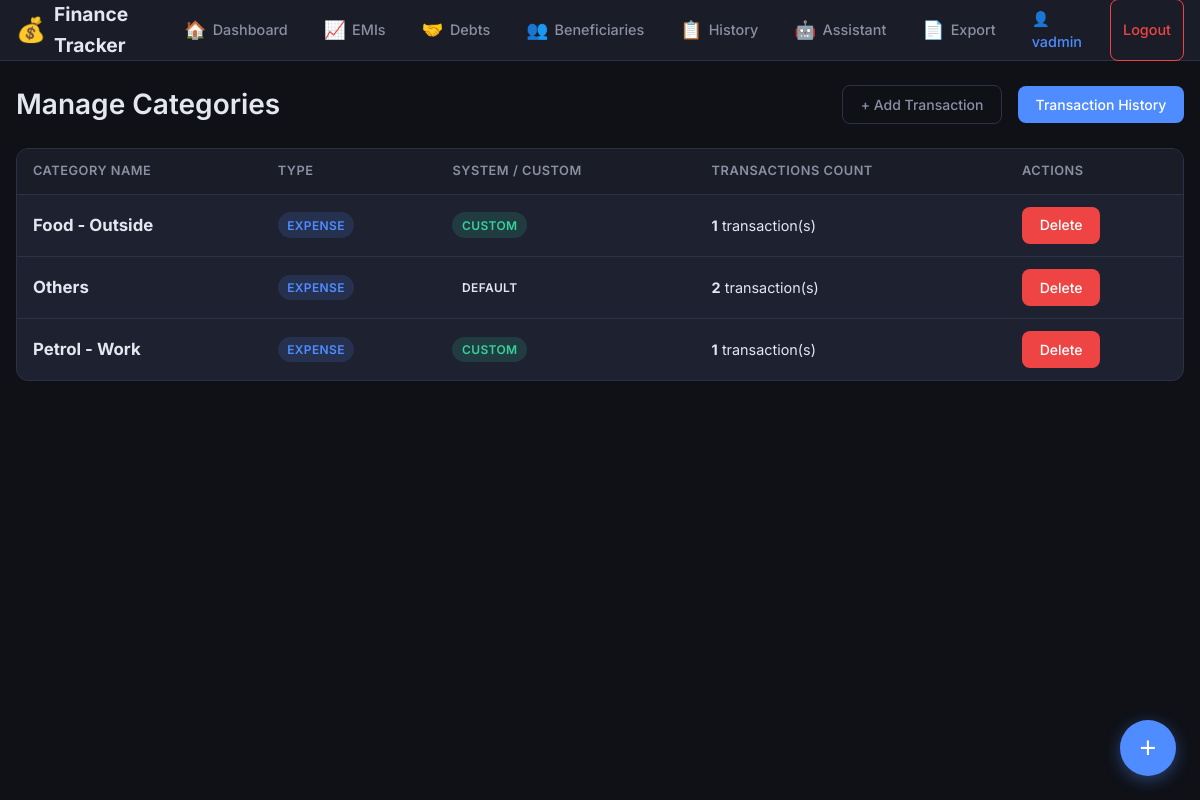
The page /categories/ (signed in) on the database its author committed.
### finance/models.py (models this page shows, shortened)
class Category(models.Model):
    TYPE_CHOICES = [
        ('expense', 'Expense'),
        ('income', 'Income'),
        ('both', 'Both'),
    ]
    user = models.ForeignKey(User, on_delete=models.CASCADE, related_name='categories', null=True, blank=True)
    name = models.CharField(max_length=100)
    type = models.CharField(max_length=10, choices=TYPE_CHOICES, default='expense')
    is_default = models.BooleanField(default=False)
    created_at = models.DateTimeField(auto_now_add=True)
    class Meta:
        verbose_name_plural = "Categories"
        ordering = ['name']

### finance/views.py (the view)
# urls.py: path('categories/', views.category_list, name='category_list'),
@login_required
def category_list(request):
    from .models import Category
    all_cats = Category.objects.filter(
        Q(user=request.user) | Q(user__isnull=True)
    ).distinct().order_by('name')
    categories_data = []
    for c in all_cats:
        count = TransactionHistory.objects.filter(user=request.user, category=c.name).count()
        categories_data.append({
            'category': c,
            'txn_count': count,
        })
    return render(request, 'finance/category_list.html', {
        'categories_data': categories_data
    })

### templates/finance/category_list.html (shortened to what this page needs)
{% extends 'finance/base.html' %}
{% load humanize %}
{% block content %}
<div class="page-header">
    <h1>Manage Categories</h1>
    <div class="page-actions">
        <a href="{% url 'finance:transaction_add' %}" class="btn btn-outline">+ Add Transaction</a>
        <a href="{% url 'finance:transaction_list' %}" class="btn btn-primary">Transaction History</a>
    </div>
</div>
<div class="table-container">
    <table class="table">
        <thead>
            <tr>
                <th>Category Name</th>
                <th>Type</th>
                <th>System / Custom</th>
                <th>Transactions Count</th>
                <th>Actions</th>
            </tr>
        </thead>
        <tbody>
            {% for item in categories_data %}
            <tr>
                <td>
                    <strong style="font-size: 1.05rem;">{{ item.category.name }}</strong>
                </td>
                <td>
                    <span class="badge" style="background: rgba(79, 140, 255, 0.15); color: var(--accent-blue);">
                        {{ item.category.get_type_display }}
                    </span>
                </td>
                <td>
                    {% if item.category.is_default or not item.category.user %}
                    <span class="badge badge-secondary">Default</span>
                    {% else %}
                    <span class="badge badge-success">Custom</span>
                    {% endif %}
                </td>
                <td>
                    <strong style="color: var(--text-primary);">{{ item.txn_count }}</strong> transaction(s)
                </td>
                <td>
                    <a href="{% url 'finance:category_delete' item.category.pk %}" class="btn btn-danger btn-xs">Delete</a>
                </td>
            </tr>
            {% empty %}
            <tr>
                <td colspan="5" class="text-muted text-center" style="padding: 2rem;">No categories found.</td>
            </tr>
            {% endfor %}
        </tbody>
    </table>
</div>
{% endblock %}

### templates/finance/base.html (shortened to what this page needs)
{% load static %}
{% load humanize %}
<!DOCTYPE html>
<html lang="en">
<head>
    <link rel="stylesheet" href="{% static 'css/style.css' %}">
</head>
<body>
    <nav class="navbar">
        <div class="nav-container">
            <a href="{% url 'finance:dashboard' %}" class="nav-brand">
                <span class="brand-icon">&#128176;</span>
                <span class="brand-text">Finance Tracker</span>
            </a>
            <div class="nav-links" id="navLinks">
                <a href="{% url 'finance:dashboard' %}" class="nav-link {% if request.resolver_match.url_name == 'dashboard' %}active{% endif %}">
                    <span class="nav-icon">&#127968;</span> Dashboard
                </a>
                <a href="{% url 'finance:emi_list' %}" class="nav-link {% if 'emi' in request.resolver_match.url_name %}active{% endif %}">
                    <span class="nav-icon">&#128200;</span> EMIs
                </a>
                <a href="{% url 'finance:debts_credits' %}" class="nav-link {% if 'debt' in request.resolver_match.url_name %}active{% endif %}">
                    <span class="nav-icon">&#129309;</span> Debts
                </a>
                <a href="{% url 'finance:beneficiary_list' %}" class="nav-link {% if 'beneficiary' in request.resolver_match.url_name %}active{% endif %}">
                    <span class="nav-icon">👥</span> Beneficiaries
                </a>
                <a href="{% url 'finance:transaction_list' %}" class="nav-link {% if 'transaction' in request.resolver_match.url_name %}active{% endif %}">
                    <span class="nav-icon">&#128203;</span> History
                </a>
                <a href="{% url 'finance:assistant' %}" class="nav-link {% if 'assistant' in request.resolver_match.url_name %}active{% endif %}">
                    <span class="nav-icon">&#129302;</span> Assistant
                </a>
                <a href="{% url 'finance:export_page' %}" class="nav-link {% if 'export' in request.resolver_match.url_name %}active{% endif %}">
                    <span class="nav-icon">&#128196;</span> Export
                </a>
                {% if user.is_authenticated %}
                <span class="nav-link nav-user">&#128100; {{ user.username }}</span>
                <a href="{% url 'finance:logout' %}" class="nav-link nav-logout">Logout</a>
                {% endif %}
            </div>
        </div>
    </nav>
    <main class="main-content">
        {% block content %}{% endblock %}
    </main>
    <button class="fab" onclick="document.getElementById('addModal').classList.add('active')" title="Quick Add">
        <span>+</span>
    </button>
</body>
</html>

### rows shown on the page
Category: category.name "Food - Outside", category.type "EXPENSE", is_default "CUSTOM", txn_count "1"
Category: category.name "Others", category.type "EXPENSE", is_default "DEFAULT", txn_count "2"
Category: category.name "Petrol - Work", category.type "EXPENSE", is_default "CUSTOM", txn_count "1"

### other values the page prints
{{ user.username }} "vadmin"
